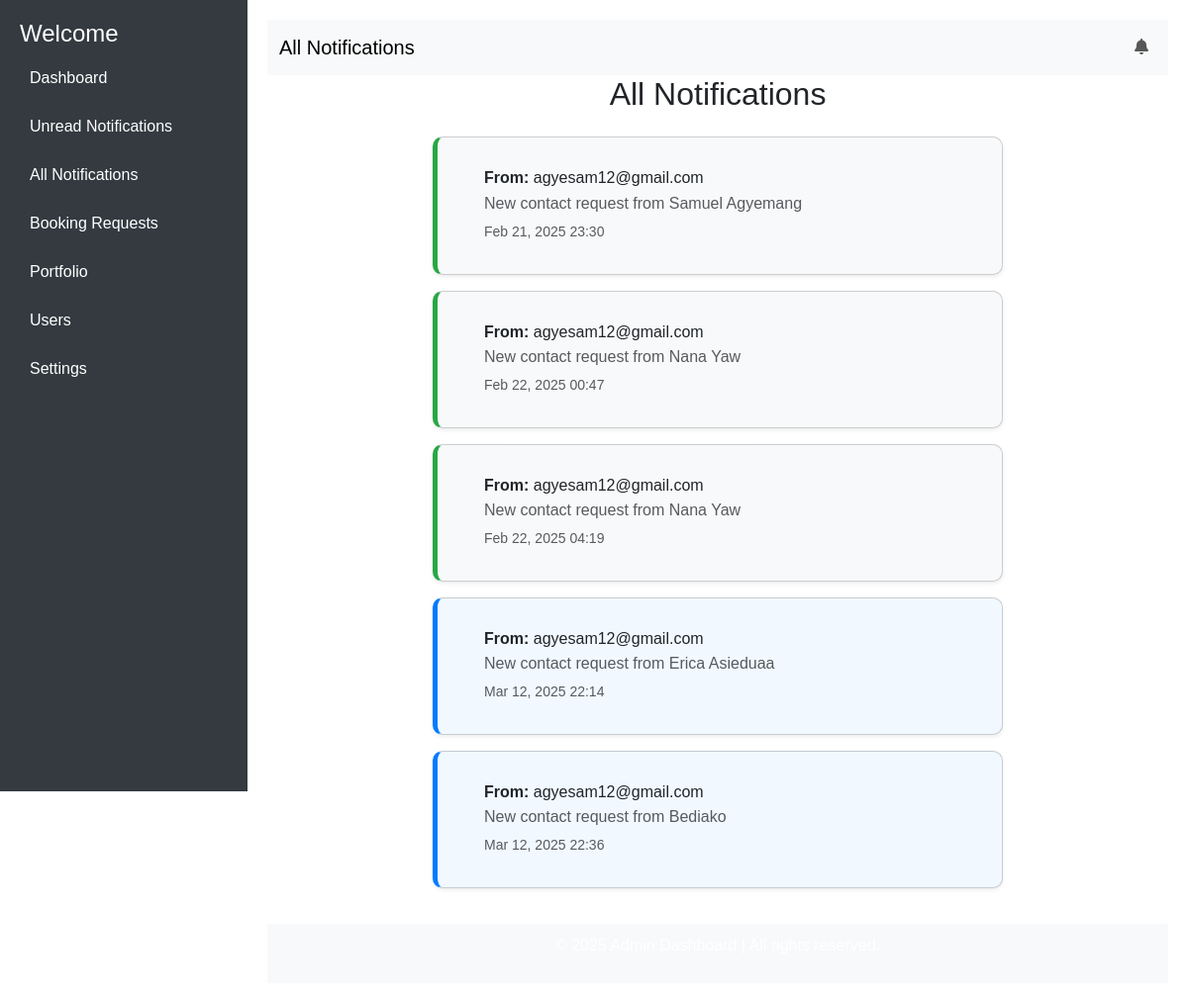
/display_notifications, run on the app's committed database.
### paint/models.py (models this page shows, shortened)
class Notification(models.Model):
    notification_id = IntegerIDField(unique=True, editable=False, primary_key=True)
    user = models.ForeignKey(User, on_delete=models.CASCADE, related_name='notifications')
    message = models.TextField()
    created_at = models.DateTimeField(auto_now_add=True)
    is_read = models.BooleanField(default=False)

class User(AbstractUser):
    user_id = IntegerIDField(unique=True, editable=False, primary_key=True)
    full_name = models.CharField(max_length=60, null=True, blank=True)
    photo = ResizedImageField(size=[500, 500], default='media/user.jpg', upload_to='users/')
    phone_number = models.CharField(max_length=20, blank=False, null=True)
    address = models.CharField(max_length=255, blank=False, null=True)
    email = models.EmailField(blank=False, unique=True, null=True)
    is_user = models.BooleanField(default=False)
    is_worker = models.BooleanField(default=False)
    is_admin = models.BooleanField(default=False)
    is_verified = models.BooleanField(default=False)
    bio = CKEditor5Field(config_name='extends', max_length=200, blank=True, default="Hi there,...")
    otp = models.CharField(max_length=4, blank=True, null=True)
    allow_sms = models.BooleanField(default=True)
    USERNAME_FIELD = 'email'
    REQUIRED_FIELDS = ['username']
    def __str__(self):
        return self.email

### paint/views.py (the view)
# urls.py: path('display_notifications', views.display_notifications, name='display_notifications'),
def display_notifications(request):
    notifications = Notification.objects.all()
    context = {'notifications':notifications}
    return render(request, 'all_notifications.html', context)

### paint/templates/all_notifications.html (shortened to what this page needs)
<!DOCTYPE html>
{% load static %}
<html lang="en">
<head>
    <link href="https://cdn.jsdelivr.net/npm/bootstrap@5.3.0/dist/css/bootstrap.min.css" rel="stylesheet">
    <link rel="stylesheet" href="https://cdnjs.cloudflare.com/ajax/libs/font-awesome/6.4.2/css/all.min.css">
    <link rel="stylesheet" href="{% static 'css/main.css' %}" />
</head>
<body>
    <div class="sidebar">
        <h4>Welcome {{ request.user.email }}</h4>
        <a href="{% url 'admin_dashboard' %}">Dashboard</a>
        <a href="{% url 'DisplayNotifications' %}">Unread Notifications</a>
        <a href="{% url 'display_notifications' %}">All Notifications</a>
        <a href="{% url 'booking_requests' %}">Booking Requests</a>
        <a href="{% url 'portfolio_lists' %}">Portfolio</a>
        <a href="#users">Users</a>
        <a href="#settings">Settings</a>
    </div>
    <div class="content">
        <nav class="navbar navbar-expand-lg navbar-light bg-light">
            <div class="container-fluid">
                <a class="navbar-brand" href="#">All Notifications</a>
                <div class="collapse navbar-collapse" id="navbarNav">
                    <ul class="navbar-nav ms-auto">
                        <li class="nav-item">
                            <a class="nav-link position-relative notification-icon" href="{% url 'DisplayNotifications' %}">
                                <i class="fas fa-bell"></i>
                            </a>
                        </li>
                    </ul>
                </div>
            </div>
        </nav>
        <div class="container notifications-container">
            <h2 class="text-center notifications-title mb-4">All Notifications</h2>
            <div class="row justify-content-center">
                <div class="col-lg-8">
                    {% for notification in notifications %}
                    <div class="notification-card card mb-3 shadow-sm {% if not notification.is_read %}unread{% else %}read{% endif %}">
                        <div class="card-body d-flex align-items-center">
                            <div class="flex-grow-1 ms-3">
                                <h6 class="mb-1"><strong>From:</strong> {{ notification.user }}</h6>
                                <p class="mb-1 text-muted">{{ notification.message }}</p>
                                <small class="text-muted">{{ notification.created_at|date:"M d, Y H:i" }}</small>
                            </div>
                        </div>
                    </div>
                    {% empty %}
                    <p class="text-center text-muted">No notifications available.</p>
                    {% endfor %}
                </div>
            </div>
        </div>
        <footer>
            <p>&copy; 2025 Admin Dashboard | All rights reserved.</p>
        </footer>
    </div>
</body>
</html>

### static/css/main.css (style rules this page uses)
* { margin: 0; padding: 0; box-sizing: border-box; }
body { font-family: Arial, sans-serif; }
nav ul { display: flex; list-style-type: none; }
nav ul li { margin-left: 20px; }
nav ul li a { text-decoration: none; color: rgb(160, 117, 24); font-weight: bold; }
footer { background-color: #333; color: white; text-align: center; padding: 20px; }

### paint/templates/all_notifications.html (style rules this page uses)
body { display: flex; }
.sidebar { width: 250px; height: 100vh; background: #343a40; color: white; padding: 20px; position: fixed; }
.sidebar a { color: white; text-decoration: none; display: block; padding: 10px; margin: 5px 0; }
.content { margin-left: 250px; padding: 20px; width: 100%; }
.notifications-container { max-width: 900px; margin: auto; }
.notification-card { transition: all 0.3s ease-in-out; padding: 15px; border-radius: 10px; }
.unread { border-left: 5px solid #007bff; background: #f1f8ff; }
.read { border-left: 5px solid #28a745; background: #f8f9fa; }
footer { text-align: center; padding: 10px; background: #f8f9fa; margin-top: 20px; }

### data on the page
Notification: user "agyesam12@gmail.com", message "New contact request from Samuel Agyemang", created_at "Feb 21, 2025 23:30"
Notification: user "agyesam12@gmail.com", message "New contact request from Nana Yaw", created_at "Feb 22, 2025 00:47"
Notification: user "agyesam12@gmail.com", message "New contact request from Nana Yaw", created_at "Feb 22, 2025 04:19"
Notification: user "agyesam12@gmail.com", message "New contact request from Erica Asieduaa", created_at "Mar 12, 2025 22:14"
Notification: user "agyesam12@gmail.com", message "New contact request from Bediako", created_at "Mar 12, 2025 22:36"
